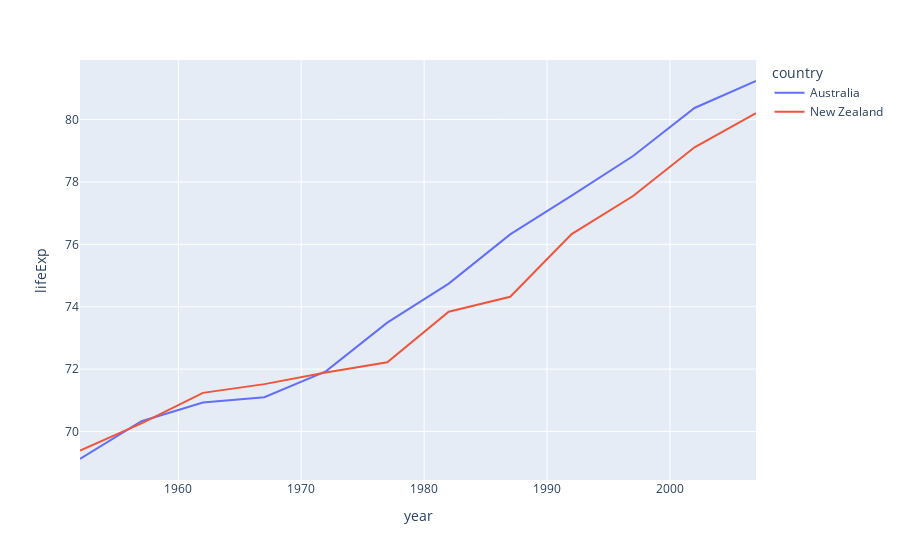

The code cell stored with this chart in its notebook:
### Markdown cell above
## Line Plot with column encoding color

### Code cell
import plotly.express as px

df = px.data.gapminder().query("continent=='Oceania'")
fig = px.line(df, x="year", y="lifeExp", color='country')
fig.show()

### Figure 1 — Plotly figure (JSON) as saved in the notebook; plotly's stock layout.template omitted (floating-point values rounded to 4 significant figures)
{"data": [{"hovertemplate": "country=Australia<br>year=%{x}<br>lifeExp=%{y}<extra></extra>", "legendgroup": "Australia", "line": {"color": "#636efa", "dash": "solid"}, "mode": "lines", "name": "Australia", "orientation": "v", "showlegend": true, "type": "scatter", "x": [1952, 1957, 1962, 1967, 1972, 1977, 1982, 1987, 1992, 1997, 2002, 2007], "xaxis": "x", "y": [69.12, 70.33, 70.93, 71.1, 71.93, 73.49, 74.74, 76.32, 77.56, 78.83, 80.37, 81.23], "yaxis": "y"}, {"hovertemplate": "country=New Zealand<br>year=%{x}<br>lifeExp=%{y}<extra></extra>", "legendgroup": "New Zealand", "line": {"color": "#EF553B", "dash": "solid"}, "mode": "lines", "name": "New Zealand", "orientation": "v", "showlegend": true, "type": "scatter", "x": [1952, 1957, 1962, 1967, 1972, 1977, 1982, 1987, 1992, 1997, 2002, 2007], "xaxis": "x", "y": [69.39, 70.26, 71.24, 71.52, 71.89, 72.22, 73.84, 74.32, 76.33, 77.55, 79.11, 80.2], "yaxis": "y"}], "layout": {"legend": {"title": {"text": "country"}, "tracegroupgap": 0}, "margin": {"t": 60}, "xaxis": {"anchor": "y", "domain": [0, 1], "title": {"text": "year"}}, "yaxis": {"anchor": "x", "domain": [0, 1], "title": {"text": "lifeExp"}}}}
